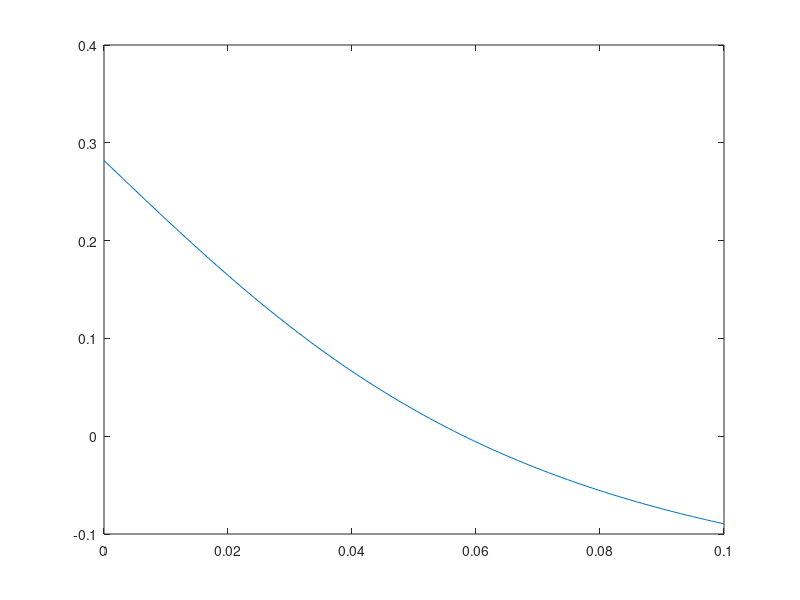
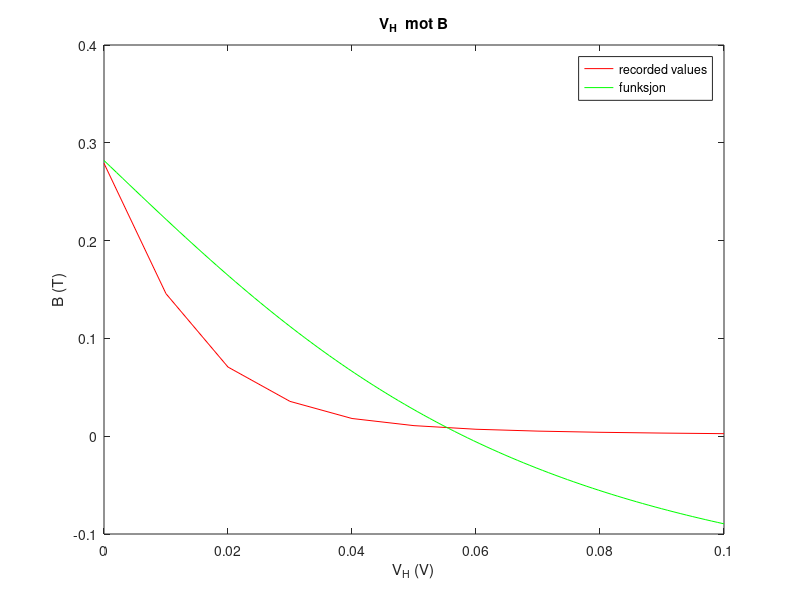

The MATLAB script that drew these images, in order: (Note: this script raises an error after producing the figures.)
t=0.6e-2
a=(15.5/2)*1e-2
b_0=0.1e-3
h=[0, 1, 2, 3, 4, 5, 6 , 7,8, 9 10];
h=h.*10^-2;
%enhet mT  for 1, 2, 3, 4, 5, 7, 10
%b=[95 40 32 14 9 5 2.7];
b=[279 145.7 70.7 35.6 18.1 10.8 7.1 5.2 4.0 3.2 2.6] 
b=b.*10^-3;
y=b;
c=1;
e(1)=0
h_1=linspace(0,0.1,100);
%for (p=h_1)
  e=((h_1+t)/(sqrt((h_1+t).^2+a^2)))-(h_1./(sqrt(h_1.^2+a^2)))
 %  c=c+1;
%end
%gjett en mu
mu=0.47;
B=e.*mu
%
figure()
plot(h_1,B)

%p = polyfit(h, b,2);
%x1 = linspace(0,0.1);
%y1 = polyval(p,x1);
%plot
figure()
plot(h,y,'r', h_1, B, 'g')
title('V_H  mot B')
xlabel('V_H (V)')
ylabel('B (T)')

legend('recorded values', 'funksjon')
disp('stigningstallet:');
p(1)

mu_0=B*2 *sqrt(a^2*t^2)/t